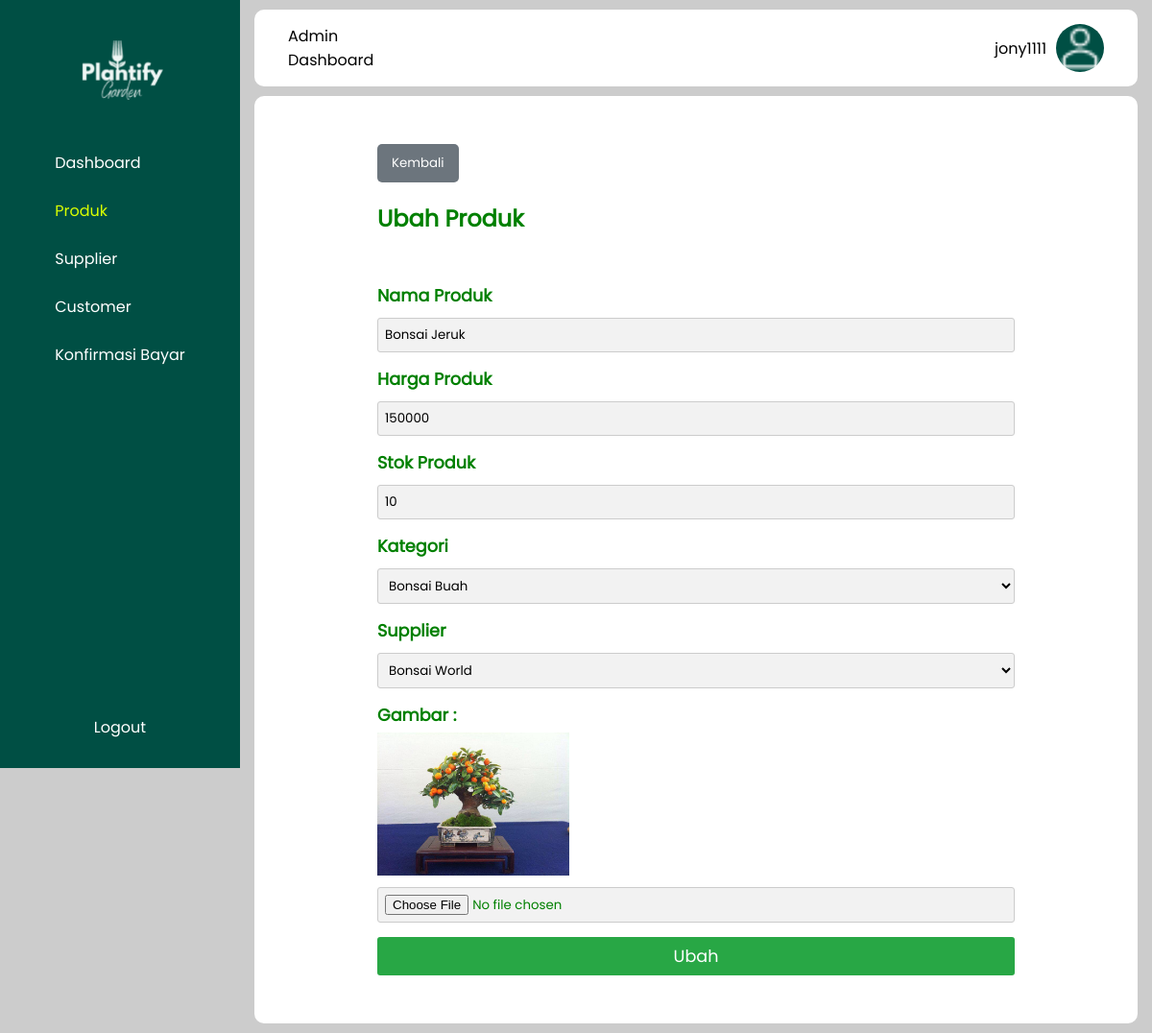
Screenshot of /app/admin/ubah_produk.php?id=11 (signed in) with the database file from the repository.
### tables this page shows
CREATE TABLE `produk` (
  `id_produk` int(11) NOT NULL,
  `id_supplier` int(11) NOT NULL,
  `nama_produk` varchar(100) NOT NULL,
  `harga_produk` int(11) NOT NULL,
  `stok_produk` int(11) NOT NULL,
  `gambar_produk` varchar(100) NOT NULL,
  `id_kategori` int(11) NOT NULL,
  `created_at` timestamp NOT NULL DEFAULT current_timestamp() ON UPDATE current_timestamp()
);

CREATE TABLE `kategori` (
  `id_kategori` int(11) NOT NULL,
  `nama_kategori` varchar(100) NOT NULL
);

CREATE TABLE `supplier` (
  `id_supplier` int(11) NOT NULL,
  `nama_supplier` varchar(100) NOT NULL,
  `alamat` varchar(100) NOT NULL,
  `no_telepon` varchar(100) NOT NULL
);

### app/database.php (called while the page is built, shortened)
<?php
function getAllCategories()
{
	try {
		$statement = DB->prepare("SELECT * FROM kategori");
		$statement->execute();
		return $statement->fetchAll(PDO::FETCH_ASSOC);
	} catch (PDOException $err) {
		echo $err->getMessage();
	}
}
function getAllDataSupplier()
{
	try {
		$statement = DB->prepare("SELECT * FROM supplier");
		$statement->execute();
		return $statement->fetchAll(PDO::FETCH_ASSOC);
	} catch (PDOException $err) {
		echo $err->getMessage();
	}
}
function getProductById($id) {
	try {
		$statement = DB->prepare("SELECT * FROM produk WHERE id_produk = :id");
		$statement->execute(array(":id" => $id));
		return $statement->fetch(PDO::FETCH_ASSOC);
	} catch (PDOException $err) {
		echo $err->getMessage();
	}
}

### app/admin/ubah_produk.php (the view, shortened to what this page needs)
<?php
$id = isset($_POST['id_produk']) ? $_POST['id_produk'] : $_GET['id'];
$success = false;
require_once(BASEPATH . "/app/admin/templates/sidebar.php");
require_once(BASEPATH . "/app/admin/templates/header.php");
$product = getProductById($id);
$categories  = getAllCategories();
$supplier = getAllDataSupplier();
?>
    <div class="wadah">
        <a href="<?= BASEURL ?>/app/admin/produk.php">
            <button class="kembali">Kembali</button>
        </a>
        <div class="judul">
            <h2>Ubah Produk</h2>
        </div>
        <?php if ($success) { ?>
            <div>Produk berhasil diubah!</div>
        <?php } else { ?>
            <form action="ubah_produk.php" method="post" enctype="multipart/form-data">
                <div class="input-container">
                    <label for="nama_produk">Nama Produk</label>
                    <input type="text" name="nama_produk" id="nama_produk" value="<?= $product['nama_produk'] ?>">
                </div>
                <div class="input-container">
                    <label for="harga">Harga Produk</label>
                    <input type="text" name="harga" id="harga" value="<?= $product['harga_produk'] ?>">
                </div>
                <div class="input-container">
                    <label for="stok">Stok Produk</label>
                    <input type="text" name="stok" id="stok" value="<?= $product['stok_produk'] ?>">
                </div>
                <div class="input-container">
                    <label for="kategori">Kategori</label>
                    <select name="kategori" id="kategori">
                        <?php foreach ($categories as $category): ?>
                            <option value="<?= $category['id_kategori']; ?>"
                            <?= $product['id_kategori'] === $category['id_kategori'] ? 'selected' : '' ?>
                            ><?= $category['nama_kategori']; ?></option>
                        <?php endforeach; ?>
                    </select>
                </div>
                <div class="input-container">
                    <label for="supplier">Supplier</label>
                    <select name="supplier" id="supplier">
                        <?php foreach ($supplier as $supp): ?>
                            <option value="<?= $supp['id_supplier']; ?>"
                            <?= $product['id_supplier'] === $supp['id_supplier'] ? 'selected' : '' ?>
                            ><?= $supp['nama_supplier']; ?></option>
                        <?php endforeach; ?>
                    </select>
                </div>
                <div class="input-container">
                    <label for="gambar">Gambar : </label>
                    <img src="<?= BASEURL ?>\assets\img\produk\<?= $product['gambar_produk']; ?>" alt="gambar_produk" style="width:200px;">
                    <input type="file" name="gambar" id="gambar">
                </div>
                <button type="submit" name="submit" class="submit">Ubah</button>
            </form>
        <?php } ?>
    </div>
    </div>
</body>
</html>

### assets/styles/style_admin.css (style rules this page uses)
* { margin: 0; padding: 0; box-sizing: border-box; --hijau: #004f44; --poppins: "Poppins", sans-serif; --monsterrat: "Montserrat"; font-family: var(--poppins); }
body { background-color: #ccc; }
a { color: white; text-decoration: none; }
.judul { display: flex; justify-content: space-between; align-items: center; font-family: var(--monsterrat); margin-bottom: 50px; color: green; }
.wadah { padding: 50px 128px; color: green; background-color: #fff; margin: 10px 15px; border-radius: 10px; }
button.kembali { background-color: #6c757d; color: #fff; border: none; padding: 10px 15px; border-radius: 5px; cursor: pointer; margin-bottom: 20px; }
label { display: block; margin-top: 10px; margin-bottom: 5px; font-weight: bold; font-size: 1.1em; }
input, textarea, select { width: 100%; padding: 7px; margin: 5px 0; border: 1px solid #ccc; border-radius: 3px; background-color: #f2f2f2; }
button[type="submit"] { text-align: center; width: 100%; font-size: 1.1rem; margin-top: 10px; background-color: #28a745; color: #fff; border: none; padding: 7px; border-radius: 3px; cursor: pointer; }

### rows the page displays
produk: nama_produk "Bonsai Jeruk", harga "150000", stok "10", kategori "Bonsai Buah", supplier "Bonsai World", gambar_produk (picture)

### other values shown
$_SESSION['username'] "jony1111"
